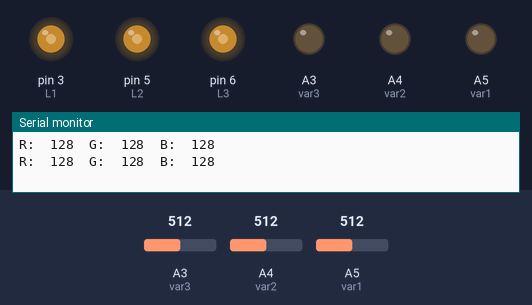
A sketch run on a simulated Arduino Uno, built with avr-gcc and run on an emulated ATmega328P. On the bench: output pins drawn as LEDs (lit = HIGH), the last lines printed to the serial monitor. The inputs (shaded band) are chosen by the test bench; at power-on: A3 (var3) = 512, A4 (var2) = 512, A5 (var1) = 512.

Above: at 1.6 s.
1.7 s: A3 (var3) set to 716
At 2.8 s:
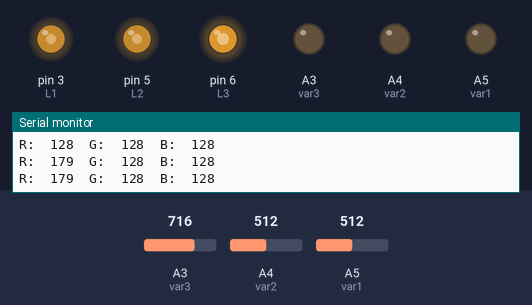
3.3 s: A4 (var2) set to 716
At 4.0 s:
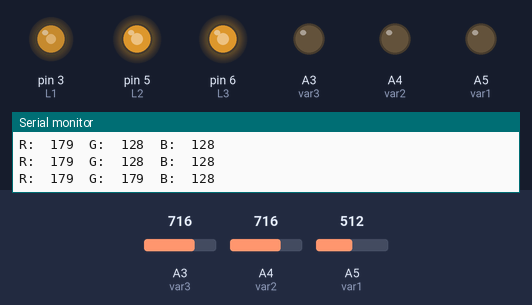
4.8 s: A5 (var1) set to 716
At 5.2 s:
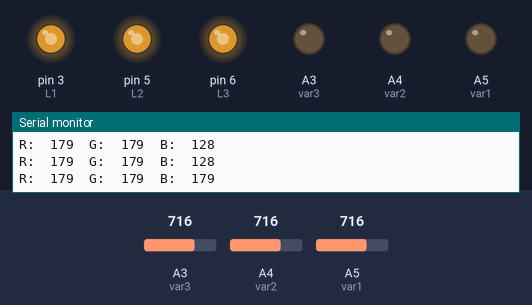
6.3 s: A3 (var3) set to 900
At 7.8 s:
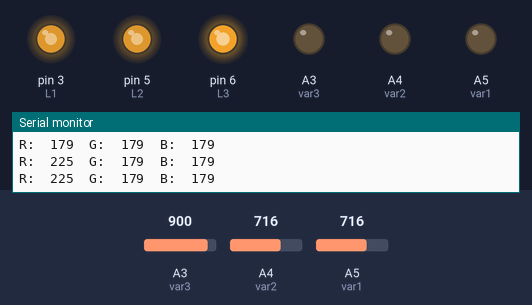
8.1 s: A4 (var2) set to 900
At 9.1 s:
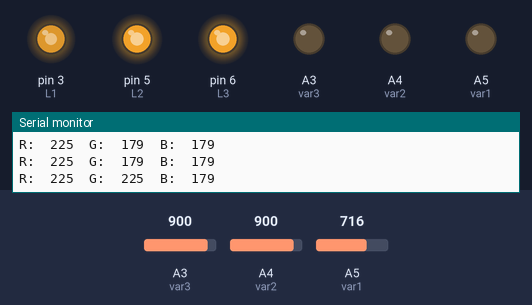
9.6 s: A5 (var1) set to 900
At 10.3 s:
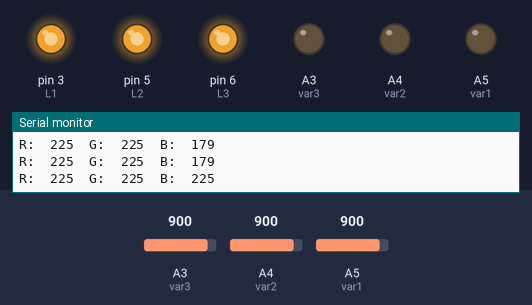
Timing chart, 0 to 12.1 s (numbered marks = the images above; inputs shaded):
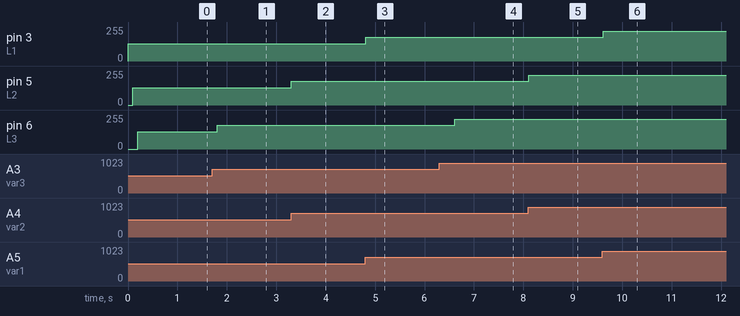

The sketch:

sketch_ledRGBpotenciometro.ino
```cpp
int var1 = A5;  /* cremoa variables para pines analogicos */
int var2 = A4;
int var3 = A3;
int Rl; //creamos variable para los colores de las lecturas
int Gl;
int Bl;
int L1 = 3; //creamos variables para los pines de la led
int L2 = 5;
int L3 = 6;

void setup() {
  // put your setup code here, to run once:
 Serial.begin(9600); //activamos el monitor serial
 pinMode(var1,OUTPUT); // activamos los pines de salida
 pinMode(var2,OUTPUT);
 pinMode(var3,OUTPUT);
 pinMode(L1,INPUT); //activamos los pines de entrada
 pinMode(L2,INPUT);
 pinMode(L3,INPUT);

}

void loop() {
  // put your main code here, to run repeatedly:
  Bl=analogRead(var1)/4; //Azul
  analogWrite(L1,Bl);
  delay(100);

  Gl=analogRead(var2)/4; //verde
  analogWrite(L2,Gl);
  delay(100);

  Rl=analogRead(var3)/4; //rojo
  analogWrite(L3,Rl);
  delay(100);

  Serial.print("R:  ");
  Serial.print(Rl); //muestra el valor del potencimetro del red

  Serial.print("  G:  ");
  Serial.print(Gl); //muestra el valor del potencimetro del green

  Serial.print("  B:  ");
  Serial.println(Bl); //muestra el valor del potencimetro del blue

  delay(500);
}
```

Measured:
- after the input at 1.7 s, pin 6 (L3): 128/255 → 179/255 after 0.10 s
- after the input at 3.3 s, pin 5 (L2): 128/255 → 179/255 at once
- after the input at 4.8 s, pin 3 (L1): 128/255 → 179/255 at once
- after the input at 6.3 s, pin 6 (L3): 179/255 → 225/255 after 0.31 s
- after the input at 8.1 s, pin 5 (L2): 179/255 → 225/255 at once
- after the input at 9.6 s, pin 3 (L1): 179/255 → 225/255 at once
